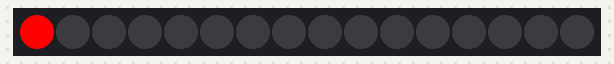
The sketch below on a simulated Arduino Uno, built with avr-gcc and run on an emulated ATmega328P. Shown: 16 RGB LEDs in strip order, left to right.

Above: at 2.1 s.
At 3.6 s:
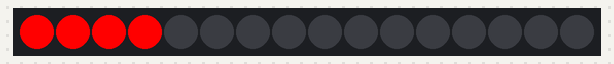
At 4.6 s:
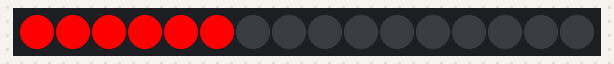
At 5.6 s:
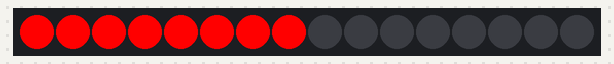
At 7.6 s:
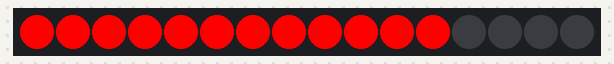
At 9.6 s:
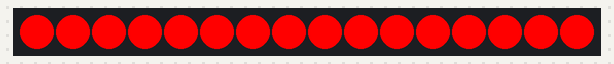

The sketch:

_5_enceder_apagar_con_bucle.ino
```cpp
#include "FastLED.h"

#define NUM_LEDS 16 // Número de leds de la tira
#define DATA_PIN 4  // El pin en la placa de arduino para conectar con el pin de datos de la tira

CRGB leds[NUM_LEDS];

void setup() {
      //Sistama prevenci´n por si los leds chupan todo el voltaje
      delay(2000);
      //Contructor de la libreria (Driver, el pin de los datos,
      FastLED.addLeds<NEOPIXEL, DATA_PIN>(leds, NUM_LEDS);
}

void loop() {
  //¿Seguro que no se puede hacer de otra manera?
  for(int i = 0; i < NUM_LEDS; i++) {
    leds[i] = CRGB::Black;
  }
  FastLED.show();


  for(int i = 0; i < NUM_LEDS; i++) {
    leds[i] = CRGB::Red;
    FastLED.show();
    delay(500);
  }
  //traspasa la memoria a los LEDs

  //Espera 30 mili segundos

}
```

Measured:
- by itself, everything shown: repeats every 8.0 s, in 16 steps
- what the display in image 5 shows lasts 0.5 s, from 9.5 s to 10.0 s
